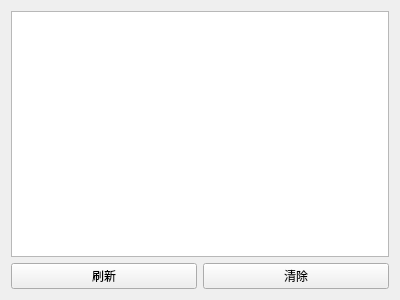
<?xml version="1.0" encoding="UTF-8"?>
<ui version="4.0">
 <class>Form</class>
 <widget class="QWidget" name="Form">
  <property name="geometry">
   <rect>
    <x>0</x>
    <y>0</y>
    <width>400</width>
    <height>300</height>
   </rect>
  </property>
  <property name="windowTitle">
   <string>Form</string>
  </property>
  <layout class="QGridLayout" name="gridLayout">
   <item row="1" column="0">
    <layout class="QVBoxLayout" name="verticalLayout">
     <item>
      <layout class="QHBoxLayout" name="horizontalLayout">
       <item>
        <widget class="QPushButton" name="pushButton">
         <property name="text">
          <string>刷新</string>
         </property>
        </widget>
       </item>
       <item>
        <widget class="QPushButton" name="pushButton_2">
         <property name="text">
          <string>清除</string>
         </property>
        </widget>
       </item>
      </layout>
     </item>
    </layout>
   </item>
   <item row="0" column="0">
    <widget class="QTableWidget" name="tableWidget"/>
   </item>
  </layout>
 </widget>
 <resources/>
 <connections/>
</ui>
